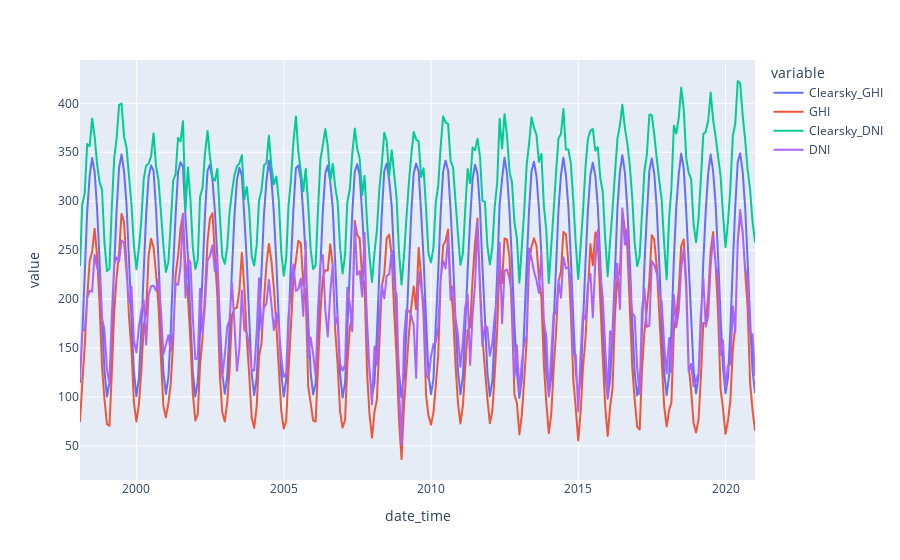

Notebook code for this chart:
### Code cell
df_rsm[compares_G + compares_D].rolling(1).mean().plot() # figsize=(20, 8))

### Figure 1 — Plotly figure (JSON) as saved in the notebook; plotly's stock layout.template omitted (floating-point values rounded to 4 significant figures; data arrays with more than 128 entries replaced by an {"elided": "..."} marker saying what was removed)
{"data": [{"hovertemplate": "variable=Clearsky_GHI<br>date_time=%{x}<br>value=%{y}<extra></extra>", "legendgroup": "Clearsky_GHI", "line": {"color": "#636efa", "dash": "solid"}, "mode": "lines", "name": "Clearsky_GHI", "showlegend": true, "type": "scattergl", "x": {"elided": "276 str values"}, "xaxis": "x", "y": {"elided": "276 float values"}, "yaxis": "y"}, {"hovertemplate": "variable=GHI<br>date_time=%{x}<br>value=%{y}<extra></extra>", "legendgroup": "GHI", "line": {"color": "#EF553B", "dash": "solid"}, "mode": "lines", "name": "GHI", "showlegend": true, "type": "scattergl", "x": {"elided": "276 str values"}, "xaxis": "x", "y": {"elided": "276 float values"}, "yaxis": "y"}, {"hovertemplate": "variable=Clearsky_DNI<br>date_time=%{x}<br>value=%{y}<extra></extra>", "legendgroup": "Clearsky_DNI", "line": {"color": "#00cc96", "dash": "solid"}, "mode": "lines", "name": "Clearsky_DNI", "showlegend": true, "type": "scattergl", "x": {"elided": "276 str values"}, "xaxis": "x", "y": {"elided": "276 float values"}, "yaxis": "y"}, {"hovertemplate": "variable=DNI<br>date_time=%{x}<br>value=%{y}<extra></extra>", "legendgroup": "DNI", "line": {"color": "#ab63fa", "dash": "solid"}, "mode": "lines", "name": "DNI", "showlegend": true, "type": "scattergl", "x": {"elided": "276 str values"}, "xaxis": "x", "y": {"elided": "276 float values"}, "yaxis": "y"}], "layout": {"autosize": true, "legend": {"title": {"text": "variable"}, "tracegroupgap": 0}, "margin": {"t": 60}, "xaxis": {"anchor": "y", "autorange": true, "domain": [0, 1], "range": ["1998-01-31", "2020-12-31"], "title": {"text": "date_time"}, "type": "date"}, "yaxis": {"anchor": "x", "autorange": true, "domain": [0, 1], "range": [15.26, 444.2], "title": {"text": "value"}, "type": "linear"}}}
